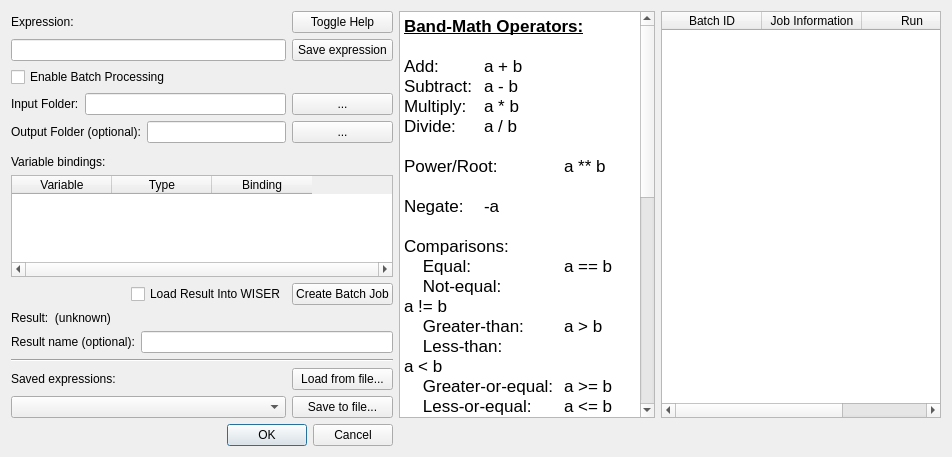
<?xml version="1.0" encoding="UTF-8"?>
<ui version="4.0">
 <class>BandMathDialog</class>
 <widget class="QDialog" name="BandMathDialog">
  <property name="geometry">
   <rect>
    <x>0</x>
    <y>0</y>
    <width>952</width>
    <height>457</height>
   </rect>
  </property>
  <property name="windowTitle">
   <string>Band Math</string>
  </property>
  <layout class="QGridLayout" name="gridLayout" rowstretch="0,0,0,0,0,0,0,0,0,0,0,0,0,0,0,0,0,0,0,0,0,0,0,0" columnstretch="1,0,0,0">
   <item row="1" column="1">
    <widget class="QPushButton" name="btn_toggle_help">
     <property name="text">
      <string>Toggle Help</string>
     </property>
    </widget>
   </item>
   <item row="4" column="0">
    <layout class="QHBoxLayout" name="hlayout_input_folder">
     <item>
      <widget class="QLabel" name="lbl_input_folder">
       <property name="text">
        <string>Input Folder:</string>
       </property>
      </widget>
     </item>
     <item>
      <widget class="QLineEdit" name="ledit_input_folder"/>
     </item>
    </layout>
   </item>
   <item row="1" column="0">
    <widget class="QLabel" name="lbl_math_expr">
     <property name="text">
      <string>Expression:</string>
     </property>
     <property name="buddy">
      <cstring>ledit_expression</cstring>
     </property>
    </widget>
   </item>
   <item row="1" column="2" rowspan="16">
    <widget class="QTextEdit" name="tedit_bandmath_help">
     <property name="focusPolicy">
      <enum>Qt::NoFocus</enum>
     </property>
     <property name="readOnly">
      <bool>true</bool>
     </property>
     <property name="html">
      <string>&lt;!DOCTYPE HTML PUBLIC &quot;-//W3C//DTD HTML 4.0//EN&quot; &quot;http://www.w3.org/TR/REC-html40/strict.dtd&quot;&gt;
&lt;html&gt;&lt;head&gt;&lt;meta name=&quot;qrichtext&quot; content=&quot;1&quot; /&gt;&lt;style type=&quot;text/css&quot;&gt;
p, li { white-space: pre-wrap; }
&lt;/style&gt;&lt;/head&gt;&lt;body style=&quot; font-family:'MS Shell Dlg 2'; font-size:8pt; font-weight:400; font-style:normal;&quot;&gt;
&lt;p style=&quot; margin-top:0px; margin-bottom:0px; margin-left:0px; margin-right:0px; -qt-block-indent:0; text-indent:0px;&quot;&gt;&lt;span style=&quot; font-family:'.AppleSystemUIFont'; font-size:13pt; font-weight:600; text-decoration: underline;&quot;&gt;Band-Math Operators:&lt;/span&gt;&lt;/p&gt;
&lt;p style=&quot;-qt-paragraph-type:empty; margin-top:0px; margin-bottom:0px; margin-left:0px; margin-right:0px; -qt-block-indent:0; text-indent:0px; font-family:'.AppleSystemUIFont'; font-size:13pt; font-weight:600; text-decoration: underline;&quot;&gt;&lt;br /&gt;&lt;/p&gt;
&lt;p style=&quot; margin-top:0px; margin-bottom:0px; margin-left:0px; margin-right:0px; -qt-block-indent:0; text-indent:0px;&quot;&gt;&lt;span style=&quot; font-family:'.AppleSystemUIFont'; font-size:13pt;&quot;&gt;Add:	a + b&lt;/span&gt;&lt;/p&gt;
&lt;p style=&quot; margin-top:0px; margin-bottom:0px; margin-left:0px; margin-right:0px; -qt-block-indent:0; text-indent:0px;&quot;&gt;&lt;span style=&quot; font-family:'.AppleSystemUIFont'; font-size:13pt;&quot;&gt;Subtract:	a - b&lt;/span&gt;&lt;/p&gt;
&lt;p style=&quot; margin-top:0px; margin-bottom:0px; margin-left:0px; margin-right:0px; -qt-block-indent:0; text-indent:0px;&quot;&gt;&lt;span style=&quot; font-family:'.AppleSystemUIFont'; font-size:13pt;&quot;&gt;Multiply:	a * b&lt;/span&gt;&lt;/p&gt;
&lt;p style=&quot; margin-top:0px; margin-bottom:0px; margin-left:0px; margin-right:0px; -qt-block-indent:0; text-indent:0px;&quot;&gt;&lt;span style=&quot; font-family:'.AppleSystemUIFont'; font-size:13pt;&quot;&gt;Divide:	a / b&lt;/span&gt;&lt;/p&gt;
&lt;p style=&quot;-qt-paragraph-type:empty; margin-top:0px; margin-bottom:0px; margin-left:0px; margin-right:0px; -qt-block-indent:0; text-indent:0px; font-family:'.AppleSystemUIFont'; font-size:13pt;&quot;&gt;&lt;br /&gt;&lt;/p&gt;
&lt;p style=&quot; margin-top:0px; margin-bottom:0px; margin-left:0px; margin-right:0px; -qt-block-indent:0; text-indent:0px;&quot;&gt;&lt;span style=&quot; font-family:'.AppleSystemUIFont'; font-size:13pt;&quot;&gt;Power/Root:	a ** b&lt;/span&gt;&lt;/p&gt;
&lt;p style=&quot;-qt-paragraph-type:empty; margin-top:0px; margin-bottom:0px; margin-left:0px; margin-right:0px; -qt-block-indent:0; text-indent:0px; font-family:'.AppleSystemUIFont'; font-size:13pt;&quot;&gt;&lt;br /&gt;&lt;/p&gt;
&lt;p style=&quot; margin-top:0px; margin-bottom:0px; margin-left:0px; margin-right:0px; -qt-block-indent:0; text-indent:0px;&quot;&gt;&lt;span style=&quot; font-family:'.AppleSystemUIFont'; font-size:13pt;&quot;&gt;Negate:	-a&lt;/span&gt;&lt;/p&gt;
&lt;p style=&quot;-qt-paragraph-type:empty; margin-top:0px; margin-bottom:0px; margin-left:0px; margin-right:0px; -qt-block-indent:0; text-indent:0px; font-family:'.AppleSystemUIFont'; font-size:13pt;&quot;&gt;&lt;br /&gt;&lt;/p&gt;
&lt;p style=&quot; margin-top:0px; margin-bottom:0px; margin-left:0px; margin-right:0px; -qt-block-indent:0; text-indent:0px;&quot;&gt;&lt;span style=&quot; font-family:'.AppleSystemUIFont'; font-size:13pt;&quot;&gt;Comparisons:&lt;/span&gt;&lt;/p&gt;
&lt;p style=&quot; margin-top:0px; margin-bottom:0px; margin-left:0px; margin-right:0px; -qt-block-indent:0; text-indent:0px;&quot;&gt;&lt;span style=&quot; font-family:'.AppleSystemUIFont'; font-size:13pt;&quot;&gt;    Equal:		a == b&lt;/span&gt;&lt;/p&gt;
&lt;p style=&quot; margin-top:0px; margin-bottom:0px; margin-left:0px; margin-right:0px; -qt-block-indent:0; text-indent:0px;&quot;&gt;&lt;span style=&quot; font-family:'.AppleSystemUIFont'; font-size:13pt;&quot;&gt;    Not-equal:		a != b&lt;/span&gt;&lt;/p&gt;
&lt;p style=&quot; margin-top:0px; margin-bottom:0px; margin-left:0px; margin-right:0px; -qt-block-indent:0; text-indent:0px;&quot;&gt;&lt;span style=&quot; font-family:'.AppleSystemUIFont'; font-size:13pt;&quot;&gt;    Greater-than:	a &amp;gt; b&lt;/span&gt;&lt;/p&gt;
&lt;p style=&quot; margin-top:0px; margin-bottom:0px; margin-left:0px; margin-right:0px; -qt-block-indent:0; text-indent:0px;&quot;&gt;&lt;span style=&quot; font-family:'.AppleSystemUIFont'; font-size:13pt;&quot;&gt;    Less-than:		a &amp;lt; b&lt;/span&gt;&lt;/p&gt;
&lt;p style=&quot; margin-top:0px; margin-bottom:0px; margin-left:0px; margin-right:0px; -qt-block-indent:0; text-indent:0px;&quot;&gt;&lt;span style=&quot; font-family:'.AppleSystemUIFont'; font-size:13pt;&quot;&gt;    Greater-or-equal:	a &amp;gt;= b&lt;/span&gt;&lt;/p&gt;
&lt;p style=&quot; margin-top:0px; margin-bottom:0px; margin-left:0px; margin-right:0px; -qt-block-indent:0; text-indent:0px;&quot;&gt;&lt;span style=&quot; font-family:'.AppleSystemUIFont'; font-size:13pt;&quot;&gt;    Less-or-equal:	a &amp;lt;= b&lt;/span&gt;&lt;/p&gt;
&lt;p style=&quot;-qt-paragraph-type:empty; margin-top:0px; margin-bottom:0px; margin-left:0px; margin-right:0px; -qt-block-indent:0; text-indent:0px; font-family:'.AppleSystemUIFont'; font-size:13pt;&quot;&gt;&lt;br /&gt;&lt;/p&gt;
&lt;p style=&quot; margin-top:0px; margin-bottom:0px; margin-left:0px; margin-right:0px; -qt-block-indent:0; text-indent:0px;&quot;&gt;&lt;span style=&quot; font-family:'.AppleSystemUIFont'; font-size:13pt;&quot;&gt;Standard operator precedence rules apply.  Use parentheses to specify the order of evaluation.&lt;/span&gt;&lt;/p&gt;
&lt;p style=&quot; margin-top:0px; margin-bottom:0px; margin-left:0px; margin-right:0px; -qt-block-indent:0; text-indent:0px;&quot;&gt;&lt;span style=&quot; font-family:'.AppleSystemUIFont'; font-size:13pt;&quot;&gt;    3 * 2 + 4 = 10&lt;/span&gt;&lt;/p&gt;
&lt;p style=&quot; margin-top:0px; margin-bottom:0px; margin-left:0px; margin-right:0px; -qt-block-indent:0; text-indent:0px;&quot;&gt;&lt;span style=&quot; font-family:'.AppleSystemUIFont'; font-size:13pt;&quot;&gt;    3 * (2 + 4) = 18&lt;/span&gt;&lt;/p&gt;
&lt;p style=&quot;-qt-paragraph-type:empty; margin-top:0px; margin-bottom:0px; margin-left:0px; margin-right:0px; -qt-block-indent:0; text-indent:0px; font-family:'.AppleSystemUIFont'; font-size:13pt;&quot;&gt;&lt;br /&gt;&lt;/p&gt;
&lt;p style=&quot; margin-top:0px; margin-bottom:0px; margin-left:0px; margin-right:0px; -qt-block-indent:0; text-indent:0px;&quot;&gt;&lt;span style=&quot; font-family:'.AppleSystemUIFont'; font-size:13pt; font-weight:600; text-decoration: underline;&quot;&gt;Variables and Functions:&lt;/span&gt;&lt;/p&gt;
&lt;p style=&quot;-qt-paragraph-type:empty; margin-top:0px; margin-bottom:0px; margin-left:0px; margin-right:0px; -qt-block-indent:0; text-indent:0px; font-family:'.AppleSystemUIFont'; font-size:13pt;&quot;&gt;&lt;br /&gt;&lt;/p&gt;
&lt;p style=&quot; margin-top:0px; margin-bottom:0px; margin-left:0px; margin-right:0px; -qt-block-indent:0; text-indent:0px;&quot;&gt;&lt;span style=&quot; font-family:'.AppleSystemUIFont'; font-size:13pt;&quot;&gt;Variable and function names must start with a letter, and may only include letters, numbers and underscore &amp;quot;_&amp;quot;.&lt;/span&gt;&lt;/p&gt;
&lt;p style=&quot;-qt-paragraph-type:empty; margin-top:0px; margin-bottom:0px; margin-left:0px; margin-right:0px; -qt-block-indent:0; text-indent:0px; font-family:'.AppleSystemUIFont'; font-size:13pt;&quot;&gt;&lt;br /&gt;&lt;/p&gt;
&lt;p style=&quot; margin-top:0px; margin-bottom:0px; margin-left:0px; margin-right:0px; -qt-block-indent:0; text-indent:0px;&quot;&gt;&lt;span style=&quot; font-family:'.AppleSystemUIFont'; font-size:13pt;&quot;&gt;Built-in function calls:&lt;/span&gt;&lt;/p&gt;
&lt;p style=&quot; margin-top:0px; margin-bottom:0px; margin-left:0px; margin-right:0px; -qt-block-indent:0; text-indent:0px;&quot;&gt;&lt;span style=&quot; font-family:'.AppleSystemUIFont'; font-size:13pt;&quot;&gt;    tan:	tan(a)&lt;/span&gt;&lt;/p&gt;
&lt;p style=&quot; margin-top:0px; margin-bottom:0px; margin-left:0px; margin-right:0px; -qt-block-indent:0; text-indent:0px;&quot;&gt;&lt;span style=&quot; font-family:'.AppleSystemUIFont'; font-size:13pt;&quot;&gt;    sin:	sin(a)&lt;/span&gt;&lt;/p&gt;
&lt;p style=&quot; margin-top:0px; margin-bottom:0px; margin-left:0px; margin-right:0px; -qt-block-indent:0; text-indent:0px;&quot;&gt;&lt;span style=&quot; font-family:'.AppleSystemUIFont'; font-size:13pt;&quot;&gt;    cos:	cos(a)&lt;/span&gt;&lt;/p&gt;
&lt;p style=&quot; margin-top:0px; margin-bottom:0px; margin-left:0px; margin-right:0px; -qt-block-indent:0; text-indent:0px;&quot;&gt;&lt;span style=&quot; font-family:'.AppleSystemUIFont'; font-size:13pt;&quot;&gt;    arctan2:        arctan2(a, b)&lt;/span&gt;&lt;/p&gt;
&lt;p style=&quot; margin-top:0px; margin-bottom:0px; margin-left:0px; margin-right:0px; -qt-block-indent:0; text-indent:0px;&quot;&gt;&lt;span style=&quot; font-family:'.AppleSystemUIFont'; font-size:13pt;&quot;&gt;    arctan:	         arctan(a)&lt;/span&gt;&lt;/p&gt;
&lt;p style=&quot; margin-top:0px; margin-bottom:0px; margin-left:0px; margin-right:0px; -qt-block-indent:0; text-indent:0px;&quot;&gt;&lt;span style=&quot; font-family:'.AppleSystemUIFont'; font-size:13pt;&quot;&gt;    arcsin:	         arcsin(a)&lt;/span&gt;&lt;/p&gt;
&lt;p style=&quot; margin-top:0px; margin-bottom:0px; margin-left:0px; margin-right:0px; -qt-block-indent:0; text-indent:0px;&quot;&gt;&lt;span style=&quot; font-family:'.AppleSystemUIFont'; font-size:13pt;&quot;&gt;    arccos:	         arccos(a)&lt;/span&gt;&lt;/p&gt;
&lt;p style=&quot; margin-top:0px; margin-bottom:0px; margin-left:0px; margin-right:0px; -qt-block-indent:0; text-indent:0px;&quot;&gt;&lt;span style=&quot; font-family:'.AppleSystemUIFont'; font-size:13pt;&quot;&gt;    dotprod:        dotprod(a, b)&lt;/span&gt;&lt;/p&gt;&lt;/body&gt;&lt;/html&gt;</string>
     </property>
    </widget>
   </item>
   <item row="16" column="0">
    <widget class="QComboBox" name="cbox_saved_exprs"/>
   </item>
   <item row="4" column="1">
    <widget class="QPushButton" name="btn_input_folder">
     <property name="text">
      <string>...</string>
     </property>
    </widget>
   </item>
   <item row="10" column="1">
    <widget class="QPushButton" name="btn_create_batch_job">
     <property name="text">
      <string>Create Batch Job</string>
     </property>
    </widget>
   </item>
   <item row="15" column="0">
    <widget class="QLabel" name="lbl_saved_exprs">
     <property name="text">
      <string>Saved expressions:</string>
     </property>
     <property name="buddy">
      <cstring>cbox_saved_exprs</cstring>
     </property>
    </widget>
   </item>
   <item row="5" column="0">
    <layout class="QHBoxLayout" name="hlayout_output_folder">
     <item>
      <widget class="QLabel" name="lbl_output_folder">
       <property name="text">
        <string>Output Folder (optional):</string>
       </property>
      </widget>
     </item>
     <item>
      <widget class="QLineEdit" name="ledit_output_folder"/>
     </item>
    </layout>
   </item>
   <item row="2" column="0">
    <widget class="QLineEdit" name="ledit_expression"/>
   </item>
   <item row="2" column="1">
    <widget class="QPushButton" name="btn_add_to_saved">
     <property name="text">
      <string>Save expression</string>
     </property>
    </widget>
   </item>
   <item row="11" column="0" rowspan="2" colspan="2">
    <widget class="QLabel" name="lbl_result_info">
     <property name="text">
      <string>Result:  (unknown)</string>
     </property>
     <property name="wordWrap">
      <bool>true</bool>
     </property>
    </widget>
   </item>
   <item row="13" column="0" colspan="2">
    <widget class="QWidget" name="wgt_result_name" native="true">
     <layout class="QGridLayout" name="gridLayout_2">
      <property name="leftMargin">
       <number>0</number>
      </property>
      <property name="topMargin">
       <number>0</number>
      </property>
      <property name="rightMargin">
       <number>0</number>
      </property>
      <property name="bottomMargin">
       <number>0</number>
      </property>
      <item row="0" column="0">
       <widget class="QLabel" name="lbl_result_name">
        <property name="text">
         <string>Result name (optional):</string>
        </property>
        <property name="buddy">
         <cstring>ledit_result_name</cstring>
        </property>
       </widget>
      </item>
      <item row="0" column="1">
       <widget class="QLineEdit" name="ledit_result_name"/>
      </item>
     </layout>
    </widget>
   </item>
   <item row="7" column="0" rowspan="2" colspan="2">
    <widget class="QLabel" name="lbl_variables">
     <property name="text">
      <string>Variable bindings:</string>
     </property>
    </widget>
   </item>
   <item row="5" column="1">
    <widget class="QPushButton" name="btn_output_folder">
     <property name="text">
      <string>...</string>
     </property>
    </widget>
   </item>
   <item row="15" column="1">
    <widget class="QPushButton" name="btn_load_saved_exprs">
     <property name="text">
      <string>Load from file...</string>
     </property>
    </widget>
   </item>
   <item row="10" column="0">
    <layout class="QHBoxLayout" name="hlayout_load_into_wiser">
     <item>
      <spacer name="hspacer_load_into_wiser">
       <property name="orientation">
        <enum>Qt::Horizontal</enum>
       </property>
       <property name="sizeHint" stdset="0">
        <size>
         <width>40</width>
         <height>20</height>
        </size>
       </property>
      </spacer>
     </item>
     <item>
      <widget class="QCheckBox" name="chkbox_load_into_wiser">
       <property name="text">
        <string>Load Result Into WISER</string>
       </property>
      </widget>
     </item>
    </layout>
   </item>
   <item row="3" column="0">
    <widget class="QCheckBox" name="chkbox_enable_batch">
     <property name="text">
      <string>Enable Batch Processing</string>
     </property>
    </widget>
   </item>
   <item row="16" column="1">
    <widget class="QPushButton" name="btn_save_saved_exprs">
     <property name="text">
      <string>Save to file...</string>
     </property>
    </widget>
   </item>
   <item row="9" column="0" colspan="2">
    <widget class="QTableWidget" name="tbl_variables">
     <property name="horizontalScrollBarPolicy">
      <enum>Qt::ScrollBarAlwaysOn</enum>
     </property>
     <attribute name="horizontalHeaderStretchLastSection">
      <bool>false</bool>
     </attribute>
     <attribute name="verticalHeaderMinimumSectionSize">
      <number>23</number>
     </attribute>
     <column>
      <property name="text">
       <string>Variable</string>
      </property>
     </column>
     <column>
      <property name="text">
       <string>Type</string>
      </property>
     </column>
     <column>
      <property name="text">
       <string>Binding</string>
      </property>
     </column>
    </widget>
   </item>
   <item row="23" column="0" colspan="2">
    <widget class="QDialogButtonBox" name="buttonBox">
     <property name="orientation">
      <enum>Qt::Horizontal</enum>
     </property>
     <property name="standardButtons">
      <set>QDialogButtonBox::Cancel|QDialogButtonBox::Ok</set>
     </property>
    </widget>
   </item>
   <item row="14" column="0" colspan="2">
    <widget class="Line" name="line">
     <property name="orientation">
      <enum>Qt::Horizontal</enum>
     </property>
    </widget>
   </item>
   <item row="1" column="3" rowspan="16">
    <widget class="QTableWidget" name="tbl_wdgt_batch_jobs">
     <property name="minimumSize">
      <size>
       <width>280</width>
       <height>0</height>
      </size>
     </property>
     <property name="rowCount">
      <number>0</number>
     </property>
     <attribute name="horizontalHeaderVisible">
      <bool>true</bool>
     </attribute>
     <attribute name="horizontalHeaderCascadingSectionResizes">
      <bool>false</bool>
     </attribute>
     <attribute name="horizontalHeaderHighlightSections">
      <bool>true</bool>
     </attribute>
     <column>
      <property name="text">
       <string>Batch ID</string>
      </property>
     </column>
     <column>
      <property name="text">
       <string>Job Information</string>
      </property>
     </column>
     <column>
      <property name="text">
       <string>Run</string>
      </property>
     </column>
    </widget>
   </item>
  </layout>
 </widget>
 <tabstops>
  <tabstop>ledit_expression</tabstop>
  <tabstop>btn_toggle_help</tabstop>
  <tabstop>btn_add_to_saved</tabstop>
  <tabstop>tbl_variables</tabstop>
  <tabstop>ledit_result_name</tabstop>
  <tabstop>cbox_saved_exprs</tabstop>
  <tabstop>btn_load_saved_exprs</tabstop>
  <tabstop>btn_save_saved_exprs</tabstop>
  <tabstop>tedit_bandmath_help</tabstop>
 </tabstops>
 <resources/>
 <connections>
  <connection>
   <sender>buttonBox</sender>
   <signal>accepted()</signal>
   <receiver>BandMathDialog</receiver>
   <slot>accept()</slot>
   <hints>
    <hint type="sourcelabel">
     <x>254</x>
     <y>455</y>
    </hint>
    <hint type="destinationlabel">
     <x>157</x>
     <y>274</y>
    </hint>
   </hints>
  </connection>
  <connection>
   <sender>buttonBox</sender>
   <signal>rejected()</signal>
   <receiver>BandMathDialog</receiver>
   <slot>reject()</slot>
   <hints>
    <hint type="sourcelabel">
     <x>322</x>
     <y>455</y>
    </hint>
    <hint type="destinationlabel">
     <x>286</x>
     <y>274</y>
    </hint>
   </hints>
  </connection>
 </connections>
</ui>
